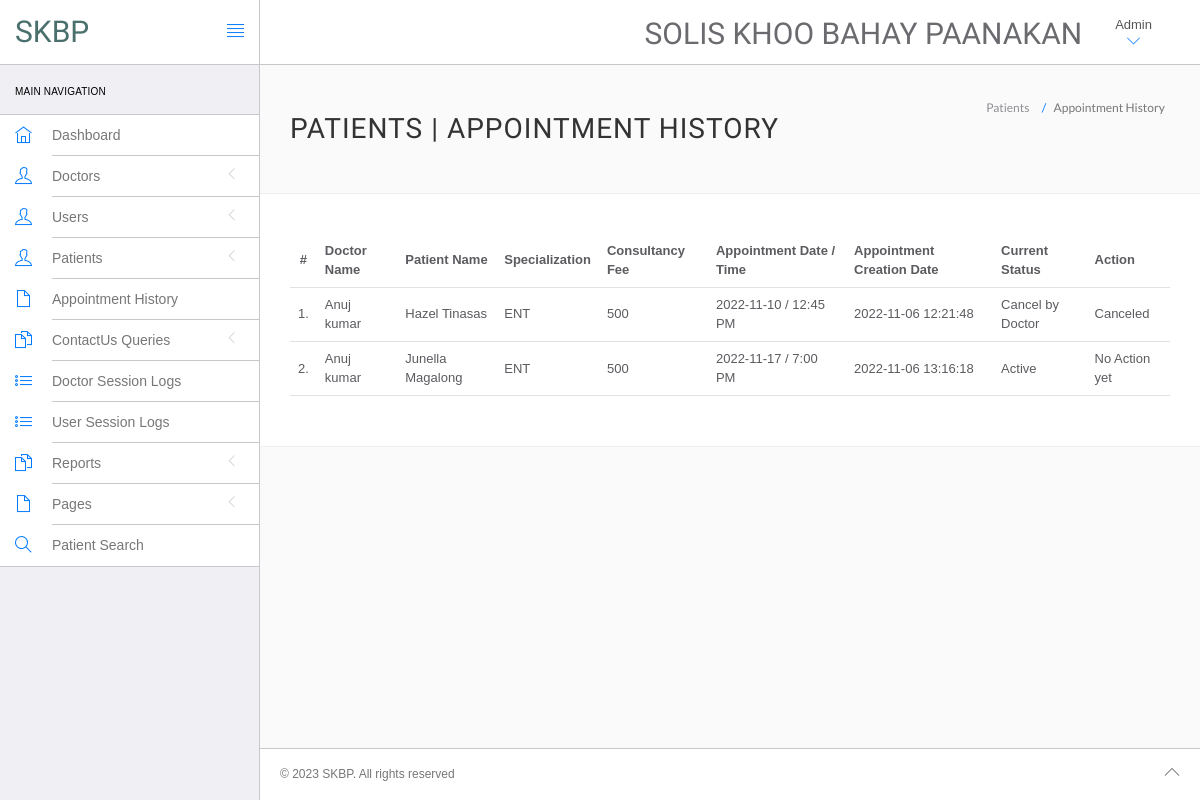
Page /hms/admin/appointment-history.php (signed in) on the committed database.
### tables this page shows
CREATE TABLE `appointment` (
  `id` int(11) NOT NULL,
  `doctorSpecialization` varchar(255) DEFAULT NULL,
  `doctorId` int(11) DEFAULT NULL,
  `userId` int(11) DEFAULT NULL,
  `consultancyFees` int(11) DEFAULT NULL,
  `appointmentDate` varchar(255) DEFAULT NULL,
  `appointmentTime` varchar(255) DEFAULT NULL,
  `postingDate` timestamp NULL DEFAULT current_timestamp(),
  `userStatus` int(11) DEFAULT NULL,
  `doctorStatus` int(11) DEFAULT NULL,
  `updationDate` timestamp NULL DEFAULT NULL ON UPDATE current_timestamp()
);

CREATE TABLE `doctors` (
  `id` int(11) NOT NULL,
  `specilization` varchar(255) DEFAULT NULL,
  `doctorName` varchar(255) DEFAULT NULL,
  `address` longtext DEFAULT NULL,
  `docFees` varchar(255) DEFAULT NULL,
  `contactno` bigint(11) DEFAULT NULL,
  `docEmail` varchar(255) DEFAULT NULL,
  `password` varchar(255) DEFAULT NULL,
  `creationDate` timestamp NULL DEFAULT current_timestamp(),
  `updationDate` timestamp NULL DEFAULT NULL ON UPDATE current_timestamp()
);

CREATE TABLE `users` (
  `id` int(11) NOT NULL,
  `fullName` varchar(255) DEFAULT NULL,
  `address` longtext DEFAULT NULL,
  `city` varchar(255) DEFAULT NULL,
  `status` varchar(255) DEFAULT NULL,
  `email` varchar(255) DEFAULT NULL,
  `password` varchar(255) DEFAULT NULL,
  `regDate` timestamp NULL DEFAULT current_timestamp(),
  `updationDate` timestamp NULL DEFAULT NULL ON UPDATE current_timestamp()
);

### hms/admin/appointment-history.php (the view, shortened to what this page needs)
<?php
include('include/config.php');
if(strlen($_SESSION['id']==0)) {
 header('location:logout.php');
  } else{
?>
<!DOCTYPE html>
<html lang="en">
	<head>
		<link rel="stylesheet" href="vendor/bootstrap/css/bootstrap.min.css">
		<link rel="stylesheet" href="vendor/fontawesome/css/font-awesome.min.css">
		<link rel="stylesheet" href="vendor/themify-icons/themify-icons.min.css">
		<link href="vendor/animate.css/animate.min.css" rel="stylesheet" media="screen">
		<link href="vendor/perfect-scrollbar/perfect-scrollbar.min.css" rel="stylesheet" media="screen">
		<link href="vendor/switchery/switchery.min.css" rel="stylesheet" media="screen">
		<link href="vendor/bootstrap-touchspin/jquery.bootstrap-touchspin.min.css" rel="stylesheet" media="screen">
		<link href="vendor/select2/select2.min.css" rel="stylesheet" media="screen">
		<link href="vendor/bootstrap-datepicker/bootstrap-datepicker3.standalone.min.css" rel="stylesheet" media="screen">
		<link href="vendor/bootstrap-timepicker/bootstrap-timepicker.min.css" rel="stylesheet" media="screen">
		<link rel="stylesheet" href="assets/css/styles.css">
		<link rel="stylesheet" href="assets/css/plugins.css">
		<link rel="stylesheet" href="assets/css/themes/theme-1.css" id="skin_color" />
	</head>
	<body>
		<div id="app">
<?php include('include/sidebar.php');?>
			<div class="app-content">
					<?php include('include/header.php');?>
				<div class="main-content" >
					<div class="wrap-content container" id="container">
						<section id="page-title">
							<div class="row">
								<div class="col-sm-8">
									<h1 class="mainTitle">Patients  | Appointment History</h1>
																	</div>
								<ol class="breadcrumb">
									<li>
										<span>Patients </span>
									</li>
									<li class="active">
										<span>Appointment History</span>
									</li>
								</ol>
							</div>
						</section>
						<div class="container-fluid container-fullw bg-white">
									<div class="row">
								<div class="col-md-12">
									<table class="table table-hover" id="sample-table-1">
										<thead>
											<tr>
												<th class="center">#</th>
												<th class="hidden-xs">Doctor Name</th>
												<th>Patient Name</th>
												<th>Specialization</th>
												<th>Consultancy Fee</th>
												<th>Appointment Date / Time </th>
												<th>Appointment Creation Date  </th>
												<th>Current Status</th>
												<th>Action</th>
											</tr>
										</thead>
										<tbody>
<?php
$sql=mysqli_query($con,"select doctors.doctorName as docname,users.fullName as pname,appointment.*  from appointment join doctors on doctors.id=appointment.doctorId join users on users.id=appointment.userId ");
$cnt=1;
while($row=mysqli_fetch_array($sql))
{
?>
											<tr>
												<td class="center"><?php echo $cnt;?>.</td>
												<td class="hidden-xs"><?php echo $row['docname'];?></td>
												<td class="hidden-xs"><?php echo $row['pname'];?></td>
												<td><?php echo $row['doctorSpecialization'];?></td>
												<td><?php echo $row['consultancyFees'];?></td>
												<td><?php echo $row['appointmentDate'];?> / <?php echo
												 $row['appointmentTime'];?>
												</td>
												<td><?php echo $row['postingDate'];?></td>
												<td>
<?php if(($row['userStatus']==1) && ($row['doctorStatus']==1))
{
	echo "Active";
}
if(($row['userStatus']==1) && ($row['doctorStatus']==0))
{
	echo "Cancel by Doctor";
}
												?></td>
												<td >
												<div class="visible-md visible-lg hidden-sm hidden-xs">
							<?php if(($row['userStatus']==1) && ($row['doctorStatus']==1))
{
echo "No Action yet";
	 } else {
		echo "Canceled";
		} ?>
												</div>
												</td>
											</tr>
											<?php
$cnt=$cnt+1;
											 }?>
										</tbody>
									</table>
								</div>
							</div>
								</div>
					</div>
				</div>
			</div>
	<?php include('include/footer.php');?>
		</div>
	</body>
</html>
<?php } ?>

### hms/admin/include/sidebar.php (shortened to what this page needs)
<div class="sidebar app-aside" id="sidebar">
				<div class="sidebar-container perfect-scrollbar">
<nav>
						<div class="navbar-title">
							<span style="color:	black;">Main Navigation</span>
						</div>
						<ul class="main-navigation-menu">
							<li>
								<a href="dashboard.php">
									<div class="item-content">
										<div class="item-media"  >
											<i class="ti-home"  ></i>
										</div>
										<div class="item-inner" >
											<span class="title"> Dashboard </span>
										</div>
									</div>
								</a>
							</li>
							<li>
								<a href="javascript:void(0)">
									<div class="item-content">
										<div class="item-media">
											<i class="ti-user"></i>
										</div>
										<div class="item-inner">
											<span class="title"> Doctors </span><i class="icon-arrow"></i>
										</div>
									</div>
								</a>
								</li>
				<li>
								<a href="javascript:void(0)">
									<div class="item-content">
										<div class="item-media">
											<i class="ti-user"></i>
										</div>
										<div class="item-inner">
											<span class="title"> Users </span><i class="icon-arrow"></i>
										</div>
									</div>
								</a>
								</li>
								<li>
								<a href="javascript:void(0)">
									<div class="item-content">
										<div class="item-media">
											<i class="ti-user"></i>
										</div>
										<div class="item-inner">
											<span class="title"> Patients </span><i class="icon-arrow"></i>
										</div>
									</div>
								</a>
								</li>
<li>
								<a href="appointment-history.php">
									<div class="item-content">
										<div class="item-media">
											<i class="ti-file"></i>
										</div>
										<div class="item-inner">
											<span class="title"> Appointment History </span>
										</div>
									</div>
								</a>
							</li>
				<li>
								<a href="javascript:void(0)">
									<div class="item-content">
										<div class="item-media">
											<i class="ti-files"></i>
										</div>
										<div class="item-inner">
											<span class="title"> ContactUs Queries </span><i class="icon-arrow"></i>
										</div>
									</div>
								</a>
								</li>
	<li>
								<a href="doctor-logs.php">
									<div class="item-content">
										<div class="item-media">
											<i class="ti-list"></i>
										</div>
										<div class="item-inner">
											<span class="title"> Doctor Session Logs </span>
										</div>
									</div>
								</a>
							</li>
							<li>
								<a href="user-logs.php">
									<div class="item-content">
										<div class="item-media">
											<i class="ti-list"></i>
										</div>
										<div class="item-inner">
											<span class="title"> User Session Logs </span>
										</div>
									</div>
								</a>
							</li>
				<li>
								<a href="javascript:void(0)">
									<div class="item-content">
										<div class="item-media">
											<i class="ti-files"></i>
										</div>
										<div class="item-inner">
											<span class="title"> Reports </span><i class="icon-arrow"></i>
										</div>
									</div>
								</a>
							</li>
				<li>
								<a href="javascript:void(0)">
									<div class="item-content">
										<div class="item-media">
											<i class="ti-file"></i>
										</div>
										<div class="item-inner">
											<span class="title"> Pages </span><i class="icon-arrow"></i>
										</div>
									</div>
								</a>
							</li>
								<li>
								<a href="patient-search.php">
									<div class="item-content">
										<div class="item-media">
											<i class="ti-search"></i>
										</div>
										<div class="item-inner">
											<span class="title"> Patient Search </span>
										</div>
									</div>
								</a>
							</li>
						</ul>
					</nav>
					</div>
			</div>

### hms/admin/include/header.php (shortened to what this page needs)
<header class="navbar navbar-default navbar-static-top" style="background: #f5f3e6;">
					<div  class="navbar-header" >
						<a class="navbar-brand" href="dashboard.php">
							<h2 style="padding-top:20%; color:#4a706e;">SKBP</h2>
						</a>
						<a href="#" class="sidebar-toggler pull-right visible-md visible-lg" data-toggle-class="app-sidebar-closed" data-toggle-target="#app">
							<i class="ti-align-justify"></i>
						</a>
					</div>
					<div class="navbar-collapse collapse">
						<ul class="nav navbar-right" >
								<li  style="padding-top:2% ">
								<a href="../../index.php" style="text-decoration: none;"	><h2>Solis Khoo Bahay Paanakan</h2></a>
							</li>
							<li class="dropdown current-user">
								<a href class="dropdown-toggle" data-toggle="dropdown" >
								 <span class="username" style="color:	#444444;">
									Admin
									<i class="ti-angle-down"></i></i></span>
								</a>
							</li>
						</ul>
					</div>
				</header>

### hms/admin/include/footer.php
<footer>
				<div class="footer-inner">
					<div class="pull-left" >
					<span style="font-family: Helvetica, Arial, sans-serif;" >© 2023 SKBP. All rights reserved</span>
					</div>
					<div class="pull-right">
						<span class="go-top"><i class="ti-angle-up"></i></span>
					</div>
				</div>
			</footer>

### hms/admin/assets/css/plugins.css (style rules this page uses)
.perfect-scrollbar { overflow-y: hidden !important; }

### hms/admin/assets/css/themes/theme-1.css (style rules this page uses)
body { background: #FAFAFA; }
header .navbar-header { background: #ffffff !important; border-right-color: #c8c7cc !important; border-bottom-color: #c8c7cc !important; }
header .navbar-header .sidebar-toggler, header .navbar-header .sidebar-mobile-toggler { color: #007aff !important; }
header .navbar-header .navbar-brand { color: #777 !important; }
header .navbar-collapse { background: #ffffff !important; border-bottom-color: #c8c7cc !important; box-shadow: none !important; }
header .navbar-collapse .navbar-right > li > a { color: #777; }
header .navbar-collapse .navbar-right > li > a i { color: #007aff !important; }
#sidebar { background: #EFEFF4 !important; }
#sidebar:before { border-right-width: "1px" !important; border-right-style: solid; border-right-color: #c8c7cc !important; }
#sidebar nav { border-right-width: "1px" !important; border-right-style: solid; border-right-color: #c8c7cc !important; }
#sidebar nav .navbar-title { color: #aaaaaa; }
#sidebar nav > ul { background: #ffffff !important; border-bottom-color: #c8c7cc !important; border-top-color: #c8c7cc !important; }
#sidebar nav > ul > li > a .item-media > i { color: #007aff !important; }
#sidebar nav > ul > li > a .item-inner { color: #777 !important; border-bottom-color: #c8c7cc; }
#app > footer { background: #ffffff !important; border-top-color: #c8c7cc !important; color: #777; }

### rows in the picture
appointment: doctorId.doctorName "Anuj kumar", userId.fullName "Hazel Tinasas", doctorSpecialization "ENT", consultancyFees "500", appointmentDate "2022-11-10", appointmentTime "12:45 PM", postingDate "2022-11-06 12:21:48", userStatus "Cancel by Doctor"
appointment: doctorId.doctorName "Anuj kumar", userId.fullName "Junella Magalong", doctorSpecialization "ENT", consultancyFees "500", appointmentDate "2022-11-17", appointmentTime "7:00 PM", postingDate "2022-11-06 13:16:18", userStatus "Active"
